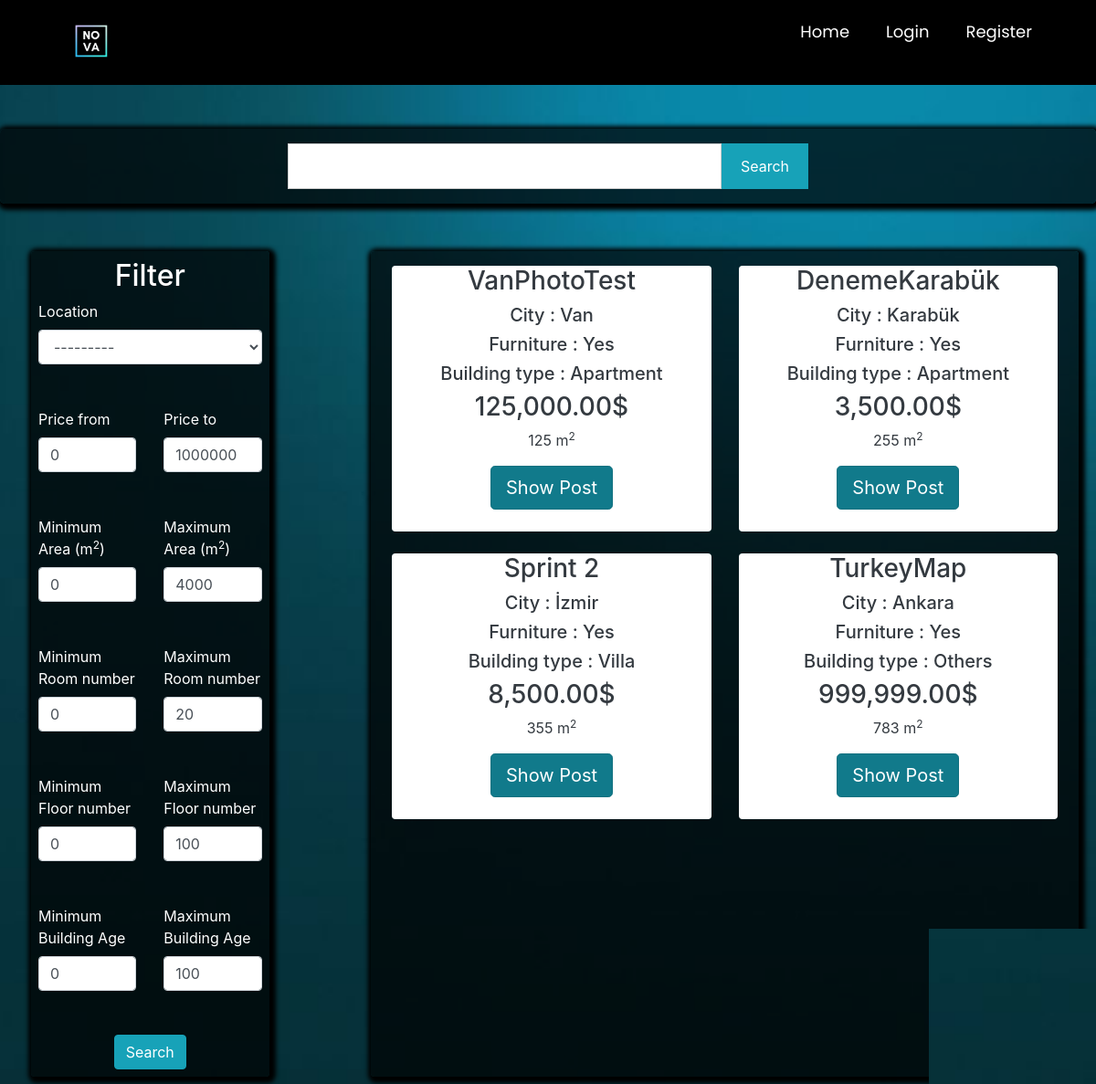
/postlistings/forrent, run on an earlier commit of the app's database.
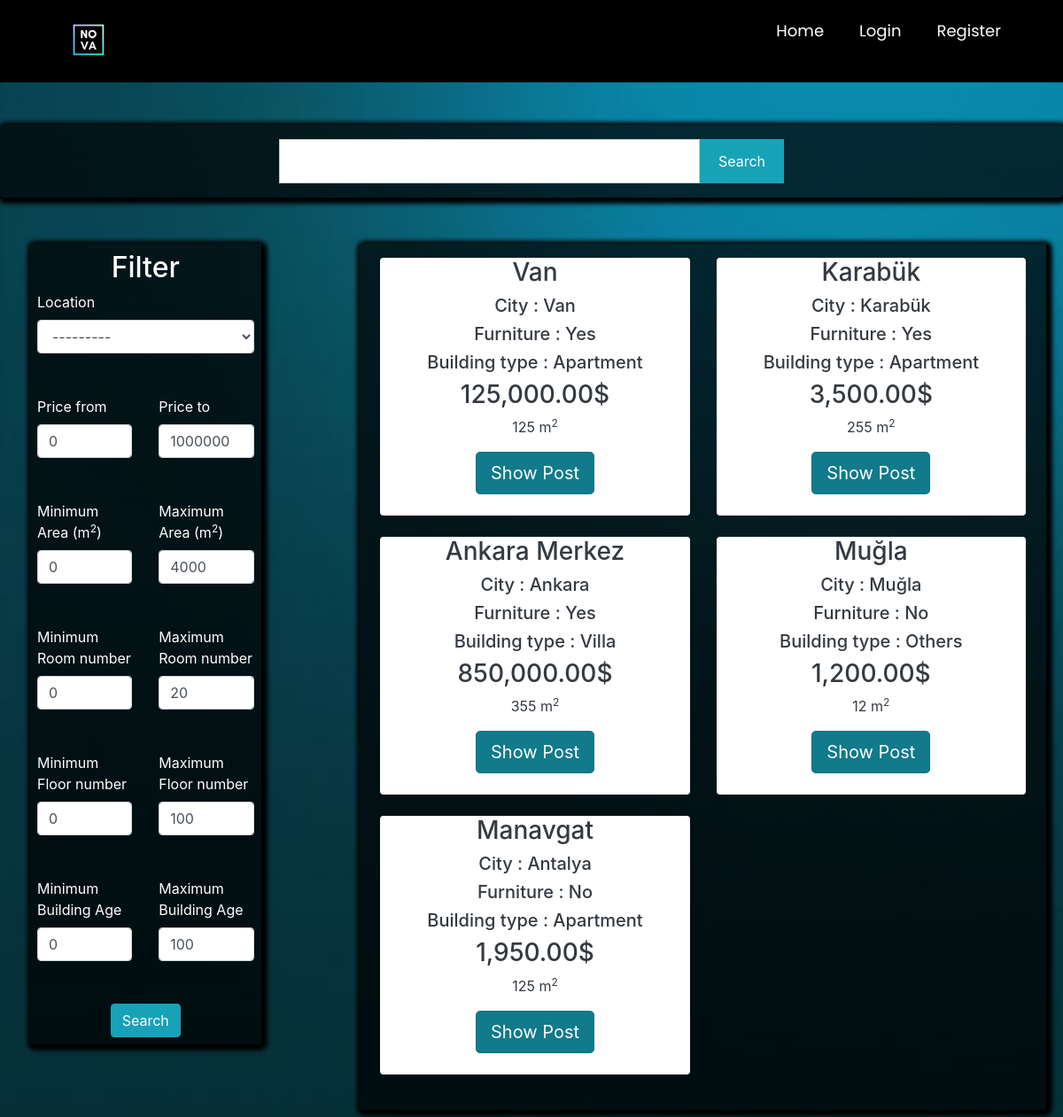
And on a later commit of the database.
### main/models.py (models this page shows, shortened)
class Post(models.Model):
    ouruser = models.ForeignKey(ourUser, null=True, on_delete=models.CASCADE)
    post_title = models.CharField(max_length=255,null=True)
    post_description = models.TextField()
    price = models.DecimalField(decimal_places=2 , max_digits=12)
    location = models.CharField(max_length=255,null=True,choices=city)
    postType = models.CharField(choices=RorS , max_length=50, null=True , default='For Sale')
    floor = models.DecimalField(decimal_places=0 , max_digits=3 ,null=True)
    building_age = models.DecimalField(decimal_places=0, max_digits=2 , null=True)
    area = models.DecimalField(decimal_places=0,max_digits=4 ,null=True)
    isFurniture = models.CharField(choices=Furniture ,null=True,max_length=50,default="No")
    building_type = models.CharField(choices=b_types ,null=True ,max_length=50)
    room = models.DecimalField(decimal_places=0 , max_digits=3 ,null=True)

### main/views.py (the view)
# urls.py: path('postlistings/<str:RoS>',views.postlistings, name="postlistings" ),
def postlistings(request,RoS):
    if RoS == 'forsale':
        cu = Post.objects.all().filter(postType='For Sale')
    elif RoS =='forrent':
        cu = Post.objects.all().filter(postType='For Rent')
    query = request.GET.get('query')
    price_from = request.GET.get('price_from',0)
    price_to = request.GET.get('price_to', 1000000000)
    min_area = request.GET.get('min_area', 0)
    max_area = request.GET.get('max_area', 4000)
    min_age = request.GET.get('min_age', 0)
    max_age = request.GET.get('max_age', 100)
    min_room_num = request.GET.get('min_room_num', 0)
    max_room_num = request.GET.get('max_room_num', 20)
    min_floor_num = request.GET.get('min_floor_num', 0)
    max_floor_num = request.GET.get('max_floor_num', 100)
    if query != None:
        print("sadasdas")
        cu = cu.filter(Q(post_title__icontains = query) | Q(location__icontains = query)| Q(area__icontains = query)| Q(building_type__icontains = query))
    else:
        query = ""
    cu = cu.filter(price__gte =price_from).filter(price__lte=price_to)
    cu = cu.filter(area__gte=min_area).filter(area__lte=max_area)
    cu = cu.filter(building_age__gte=min_age).filter(building_age__lte=max_age)
    cu = cu.filter(room__gte=min_room_num).filter(room__lte=max_room_num)
    cu = cu.filter(floor__gte=min_floor_num).filter(floor__lte=max_floor_num)
    myFilter = PostFilter(request.GET , queryset=cu)
    cu = myFilter.qs
    context = {
        'cu': cu,
        'RoS': RoS,
        'price_from':price_from,
        'price_to':price_to,
        'min_area':min_area,
        'max_area':max_area,
        'min_age': min_age,
        'max_age': max_age,
        'min_room_num':min_room_num,
        'max_room_num':max_room_num,
        'min_floor_num':min_floor_num,
        'max_floor_num':max_floor_num,
        'myFilter': myFilter,
        'query':query,
    }
    return render(request, 'main/postlistings.html' , context )

### main/templates/main/postlistings.html (shortened to what the changed rows need)
{% extends 'main/mainpage.html' %}
{% load widget_tweaks %}
{% load static %}
{% load humanize %}
{% block content %}
<head>
    <link rel="stylesheet" href="https://maxcdn.bootstrapcdn.com/bootstrap/4.0.0/css/bootstrap.min.css"
>
</head>
<form action="{% url 'postlistings' RoS %}" method="get">
<div class="container p-1 my-1 text-white rounded">
    <div class="row blog">
        <div class="col-md-3 ">
                <div class="rounded p-2"
                     style="background-color: rgba(0,0,0,0.7) ; box-shadow: 2px 2px 5px 5px #000000">
                    <center><h2 class="is-size-5">Filter</h2></center>
                    <br><br>
                    <br><br>
                    <br><br>
                    <br><br>
                    <br><br>
                    <br><br>
                </div>
        </div>
        <div class="col-md-8 rounded" style=" box-shadow: 2px 2px 5px 5px #000000;background-color: rgba(0,0,0,0.7)">
            <div class="row p-2 my-2">
                {% if cu %}
                {% for i in cu %}
                <div class="col-md-6 ">
                    <div class="container-fluid bg-white rounded text-dark" style="text-align:center;">
                        <h3>{{ i.post_title }}</h3>
                        <h5>City : {{ i.location }}</h5>
                        <h5>Furniture : {{ i.isFurniture }}</h5>
                        <h5>Building type : {{ i.building_type }}</h5>
                        <h3>{{ i.price|intcomma }}$</h3>
                        <p class="descroption">{{i.area}} m<sup>2</sup></p>
                        <a href="{% url 'product_details' i.id %}" class="btn btn-info btn-lg active" role="button"
                           aria-pressed="true">Show Post</a>
                        <br><br>
                    </div>
                    <br>
                </div>
                {% endfor %}
                {%else%}
                <h3>No related search results are available...</h3>
                {% endif %}
            </div>
        </div>
    </div>
</div>
</form>
{% endblock %}

What changed in the data, as far as the page shows it:
removed Post: post_title "TurkeyMap", location "Ankara", isFurniture "Yes", building_type "Others", price "999,999.00", area "783"
changed Post "Van": post_title "VanPhotoTest" → "Van"
changed Post "Karabük": post_title "DenemeKarabük" → "Karabük"
changed Post "Villa": post_title "Sprint 2" → "Ankara Merkez"; location "İzmir" → "Ankara"; price "8,500.00" → "850,000.00"
now on this page (row edited): Post: post_title "Muğla", location "Muğla", isFurniture "No", building_type "Others", price "1,200.00", area "12"
added Post: post_title "Manavgat", location "Antalya", isFurniture "No", building_type "Apartment", price "1,950.00", area "125"
